Frame 1 (no input): blank canvas, image omitted
Frame 60 (the mouse pressed at the canvas centre just before this capture): blank canvas, image omitted
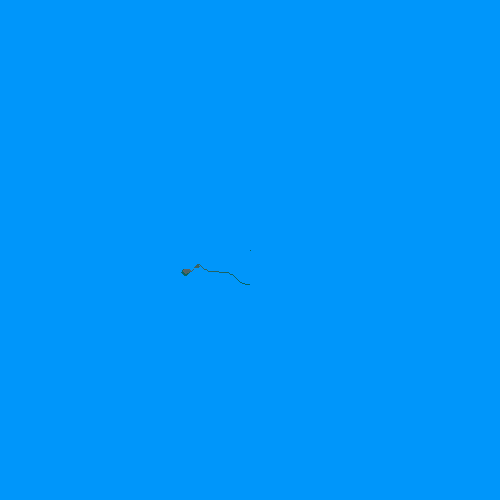
Frame 120 (the mouse held since frame 60 and released just before this capture)

The Processing sketch whose frames 1 and 60 were blank and that drew this single picture after the mouse press (run headless with seeded random() and noise(); from frame 60 on, the mouse is pressed at the canvas centre):

// Processing sketch: IslandChains
// ── IslandChains.pde
int f,c=250,m=500,x,y,a,b;float i,n,w=99;void setup(){size(500,500);frameRate(m);}void draw(){if(i==0|a<0){background(0,150,c);a=b=c;noiseSeed(f);}set(a,b,color(f++%w,w,w));i=0;for(x=a-1;x<a+2;x++)for(y=b-1;y<b+2;y++){n=noise(x/w,y/w);if(red(get(x,y))<1&n>i){a=x;b=y;i=n;}}}//#p5t
